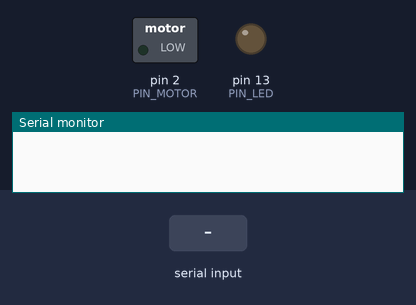
This sketch was run on a simulated Arduino Uno, built with avr-gcc and run on an emulated ATmega328P. On the bench: switched loads named in the sketch (green lamp = pin HIGH), output pins drawn as LEDs (lit = HIGH), the last lines printed to the serial monitor. The test bench sets the inputs (shaded band).

Above: at 1.6 s.
1.7 s: "9" received over Serial
At 2.2 s:
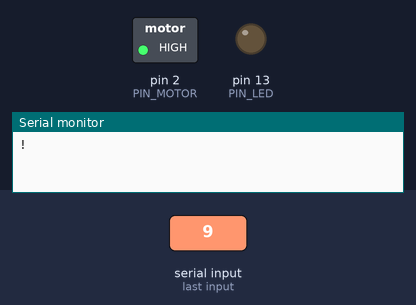
Timing chart, 0 to 4.7 s (numbered marks = the images above; inputs shaded):
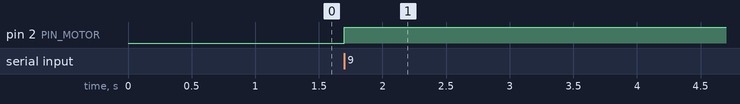

The sketch:

ANano_xBee.ino
```cpp
/*!!!!!!!!!!!!!!
 !! ATTENTION !!
 !!!!!!!!!!!!!!!
 Choisir Type de Carte = Arduino Uno (et non Nano !)
 pour le téléversement !
 */


const uint8_t PIN_MOTOR = 2;
const uint8_t PIN_LED = 13;


void setup() {

  Serial.begin(9600);

  pinMode(PIN_LED, OUTPUT);    // sets the digital pin 13 as output
  pinMode(PIN_MOTOR, OUTPUT);

  delay(200);

  digitalWrite(PIN_MOTOR, LOW);
  delay(200);

  //test_activer_experience();
}

void loop() {
  char c;


  if(Serial.available() > 0) {
    c = Serial.read();
    switch(c) {
      case '1':
        allumerLED(true);
        break;
      case '0':
        allumerLED(false);
        break;
      case '7':
        Serial.print('A');
        break;
      case '9':
        activer_experience();
        break;
    }
  }
}


void activer_experience() {
  Serial.print('!');
  digitalWrite(PIN_MOTOR, HIGH);
  delay(90000);
  digitalWrite(PIN_MOTOR, LOW);
  Serial.print('.');
}


void allumerLED(bool allumer) {
  if(allumer)
    digitalWrite(PIN_LED, HIGH);
  else
    digitalWrite(PIN_LED, LOW);
}

void test_activer_experience() {
  delay(1000);
  allumerLED(true);
  delay(200);
  allumerLED(false);
  delay(200);
  allumerLED(true);
  delay(200);
  allumerLED(false);
  delay(200);
  allumerLED(true);
  delay(200);
  allumerLED(false);
  delay(200);
  activer_experience();
}
```

Measured:
- after the input at 1.7 s, pin 2 (PIN_MOTOR): LOW → HIGH at once
